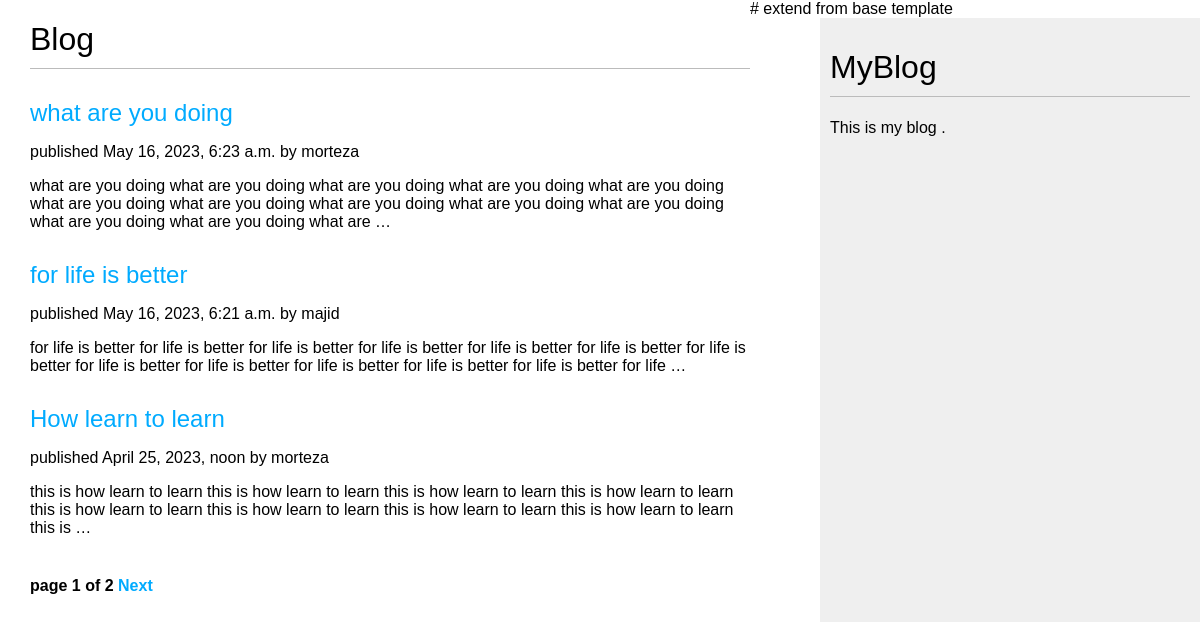
/blog/, run on an earlier commit of the app's database.
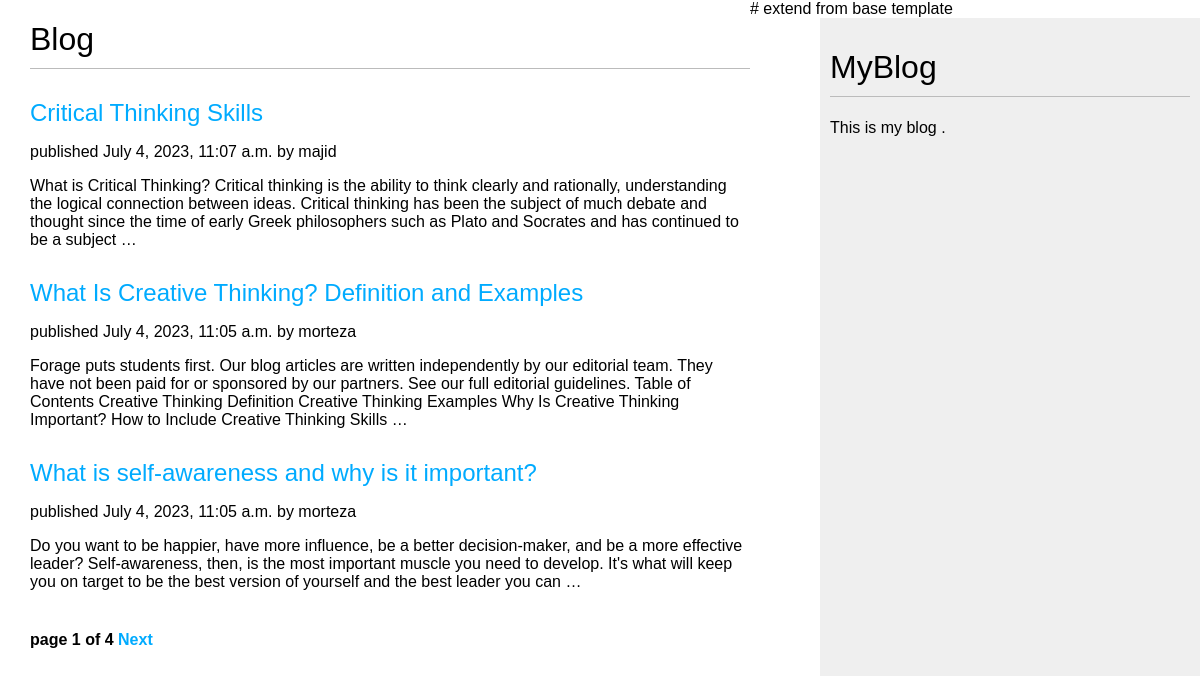
And on a later commit of the database.
### blog/models.py (models this page shows, shortened)
class Post(models.Model):
    class Status(models.TextChoices):
        DRAFT = 'DF','Draft'
        PUBLISHED = 'PB','Published'
    title = models.CharField(max_length=250)
    slug = models.SlugField(max_length=250,
                            unique_for_date='publish')
    author = models.ForeignKey(User,
                               on_delete=models.CASCADE,
                               related_name='blog_posts')
    body = models.TextField()
    publish = models.DateTimeField(default=timezone.now)
    created = models.DateTimeField(auto_now_add=True)
    updated = models.DateTimeField(auto_now=True)
    status = models.CharField(max_length=2,
                              choices=Status.choices,
                              default=Status.DRAFT)
    objects = models.Manager() #defoult manager
    published = PublishedManager() #custom manager
    class Meta:
        ordering = ['-publish']
        indexes = [
            models.Index(fields=['-publish']),
        ]
    def  get_absolute_url(self):
        return reverse("blog:post_detail",args=[self.publish.year,
                                                self.publish.month,
                                                self.publish.day,
                                                self.slug])

### blog/views.py (the view)
# urls.py: path('',views.PostListView.as_view() , name="post_list"),
class PostListView(ListView):
    queryset = Post.published.all()
    context_object_name = 'posts'
    paginate_by = 3
    template_name = 'blog/post/list.html'

### blog/templates/blog/post/list.html (shortened to what this page needs)
{% extends "blog/base.html" %}
{% block content %}
    <h1>  Blog  </h1>
    {% for post in posts %}
        <h2>
            <a href = "{{ post.get_absolute_url }}">
                {{post.title}}
            </a>
        </h2>
        <p> published {{ post.publish}} by {{ post.author }}  </p>
        {{ post.body | truncatewords:50 | linebreaks }}
    {% endfor %}
    {% include "pagination.html" with page=page_obj %}
{% endblock %}

### blog/templates/blog/base.html (shortened to what this page needs)
{% load static%}
<html>
  <head>
      <link href="{% static "css\blog.css" %}" rel="stylesheet">
  </head>
  <body>
      <div id="content">
          {% block content %}
          {% endblock %}
      </div>
      <div id="sidebar">
          <h1> MyBlog </h1>
          <p> This is my blog . </p>
      </div>
  </body>
</html>

### blog/templates/pagination.html (shortened to what this page needs)
<div class="pagination">
    <span class="current">
        page {{ page.number }} of {{ page.paginator.num_pages }}
    </span>
    <span class="next">
        {% if page.has_next %}
            <a href="?page={{ page.next_page_number }}"> Next </a>
        {% endif %}
    </span>
</div>

### blog/static/css/blog.css (style rules this page uses)
body { margin:0; padding:0; font-family:helvetica, sans-serif; }
a { color:#00abff; text-decoration:none; }
h1 { font-weight:normal; border-bottom:1px solid #bbb; padding:0 0 10px 0; }
h2 { font-weight:normal; margin:30px 0 0; }
#content { float:left; width:60%; padding:0 0 0 30px; }
#sidebar { float:right; width:30%; padding:10px; background:#efefef; height:100%; }
.pagination { margin:40px 0; font-weight:bold; }

What changed in the data, as far as the page shows it:
removed Post: title "what are you doing", publish "May 16, 2023, 6:23 a.m.", author "morteza", body "what are you doing what are you doing what are you doing what are you doing what are you doing what are you doing what are you doing what are you doing what are you doing what are you doing what are you doing what are you doing what are …"
removed Post: title "for life is better", publish "May 16, 2023, 6:21 a.m.", author "majid", body "for life is better for life is better for life is better for life is better for life is better for life is better for life is better for life is better for life is better for life is better for life is better for life is better for life …"
removed Post: title "How learn to learn", publish "April 25, 2023, noon", author "morteza", body "this is how learn to learn this is how learn to learn this is how learn to learn this is how learn to learn this is how learn to learn this is how learn to learn this is how learn to learn this is how learn to learn this is …"
added Post: title "Critical Thinking Skills", publish "July 4, 2023, 11:07 a.m.", author "majid", body "What is Critical Thinking? Critical thinking is the ability to think clearly and rationally, understanding the logical connection between ideas. Critical thinking has been the subject of much debate and thought since the time of early Greek philosophers such as Plato and Socrates and has continued to be a subject …"
added Post: title "What Is Creative Thinking? Definition and Examples", publish "July 4, 2023, 11:05 a.m.", author "morteza", body "Forage puts students first. Our blog articles are written independently by our editorial team. They have not been paid for or sponsored by our partners. See our full editorial guidelines. Table of Contents Creative Thinking Definition Creative Thinking Examples Why Is Creative Thinking Important? How to Include Creative Thinking Skills …"
added Post: title "What is self-awareness and why is it important?", publish "July 4, 2023, 11:05 a.m.", author "morteza", body "Do you want to be happier, have more influence, be a better decision-maker, and be a more effective leader? Self-awareness, then, is the most important muscle you need to develop. It's what will keep you on target to be the best version of yourself and the best leader you can …"
Also different on the page:
{{ page.paginator.num_pages }}: "2" → "4"
